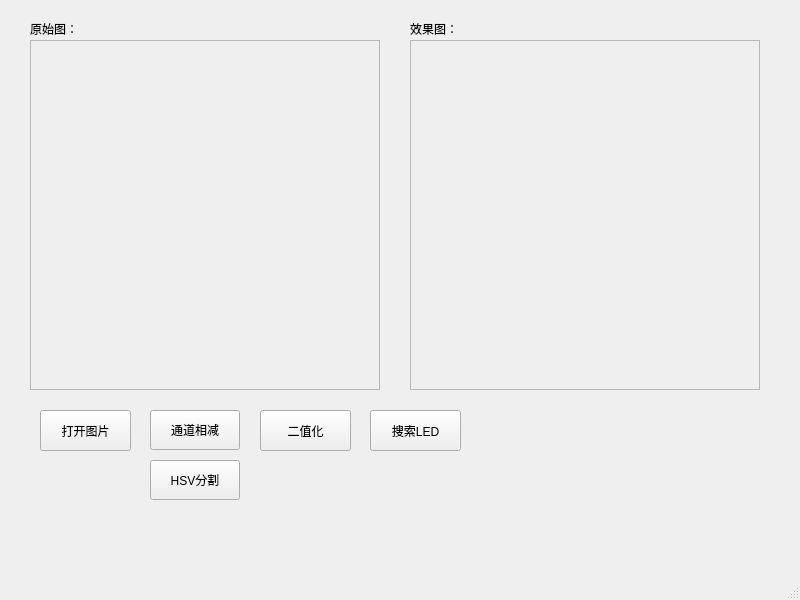
<?xml version="1.0" encoding="UTF-8"?>
<ui version="4.0">
 <class>MainWindow</class>
 <widget class="QMainWindow" name="MainWindow">
  <property name="geometry">
   <rect>
    <x>0</x>
    <y>0</y>
    <width>800</width>
    <height>600</height>
   </rect>
  </property>
  <property name="windowTitle">
   <string>MainWindow</string>
  </property>
  <widget class="QWidget" name="centralwidget">
   <widget class="QPushButton" name="pushButton_showOriginImage">
    <property name="geometry">
     <rect>
      <x>40</x>
      <y>410</y>
      <width>91</width>
      <height>41</height>
     </rect>
    </property>
    <property name="text">
     <string>打开图片</string>
    </property>
   </widget>
   <widget class="QScrollArea" name="originImage">
    <property name="geometry">
     <rect>
      <x>30</x>
      <y>40</y>
      <width>350</width>
      <height>350</height>
     </rect>
    </property>
    <property name="widgetResizable">
     <bool>true</bool>
    </property>
    <widget class="QWidget" name="scrollAreaWidgetContents">
     <property name="geometry">
      <rect>
       <x>0</x>
       <y>0</y>
       <width>348</width>
       <height>348</height>
      </rect>
     </property>
    </widget>
   </widget>
   <widget class="QLabel" name="label">
    <property name="geometry">
     <rect>
      <x>30</x>
      <y>20</y>
      <width>67</width>
      <height>17</height>
     </rect>
    </property>
    <property name="text">
     <string>原始图：</string>
    </property>
   </widget>
   <widget class="QScrollArea" name="processedImage">
    <property name="geometry">
     <rect>
      <x>410</x>
      <y>40</y>
      <width>350</width>
      <height>350</height>
     </rect>
    </property>
    <property name="widgetResizable">
     <bool>true</bool>
    </property>
    <widget class="QWidget" name="scrollAreaWidgetContents_2">
     <property name="geometry">
      <rect>
       <x>0</x>
       <y>0</y>
       <width>348</width>
       <height>348</height>
      </rect>
     </property>
    </widget>
   </widget>
   <widget class="QLabel" name="label_2">
    <property name="geometry">
     <rect>
      <x>410</x>
      <y>20</y>
      <width>67</width>
      <height>17</height>
     </rect>
    </property>
    <property name="text">
     <string>效果图：</string>
    </property>
   </widget>
   <widget class="QPushButton" name="pushButton_subtractChannel">
    <property name="geometry">
     <rect>
      <x>150</x>
      <y>410</y>
      <width>90</width>
      <height>40</height>
     </rect>
    </property>
    <property name="text">
     <string>通道相减</string>
    </property>
   </widget>
   <widget class="QPushButton" name="pushButton_threshold">
    <property name="geometry">
     <rect>
      <x>260</x>
      <y>410</y>
      <width>91</width>
      <height>41</height>
     </rect>
    </property>
    <property name="text">
     <string>二值化</string>
    </property>
   </widget>
   <widget class="QPushButton" name="pushButton">
    <property name="geometry">
     <rect>
      <x>150</x>
      <y>460</y>
      <width>90</width>
      <height>40</height>
     </rect>
    </property>
    <property name="text">
     <string>HSV分割</string>
    </property>
   </widget>
   <widget class="QPushButton" name="pushButton_searchLED">
    <property name="geometry">
     <rect>
      <x>370</x>
      <y>410</y>
      <width>91</width>
      <height>41</height>
     </rect>
    </property>
    <property name="text">
     <string>搜索LED</string>
    </property>
   </widget>
  </widget>
  <widget class="QMenuBar" name="menubar">
   <property name="geometry">
    <rect>
     <x>0</x>
     <y>0</y>
     <width>800</width>
     <height>22</height>
    </rect>
   </property>
  </widget>
  <widget class="QStatusBar" name="statusbar"/>
 </widget>
 <resources/>
 <connections/>
</ui>
